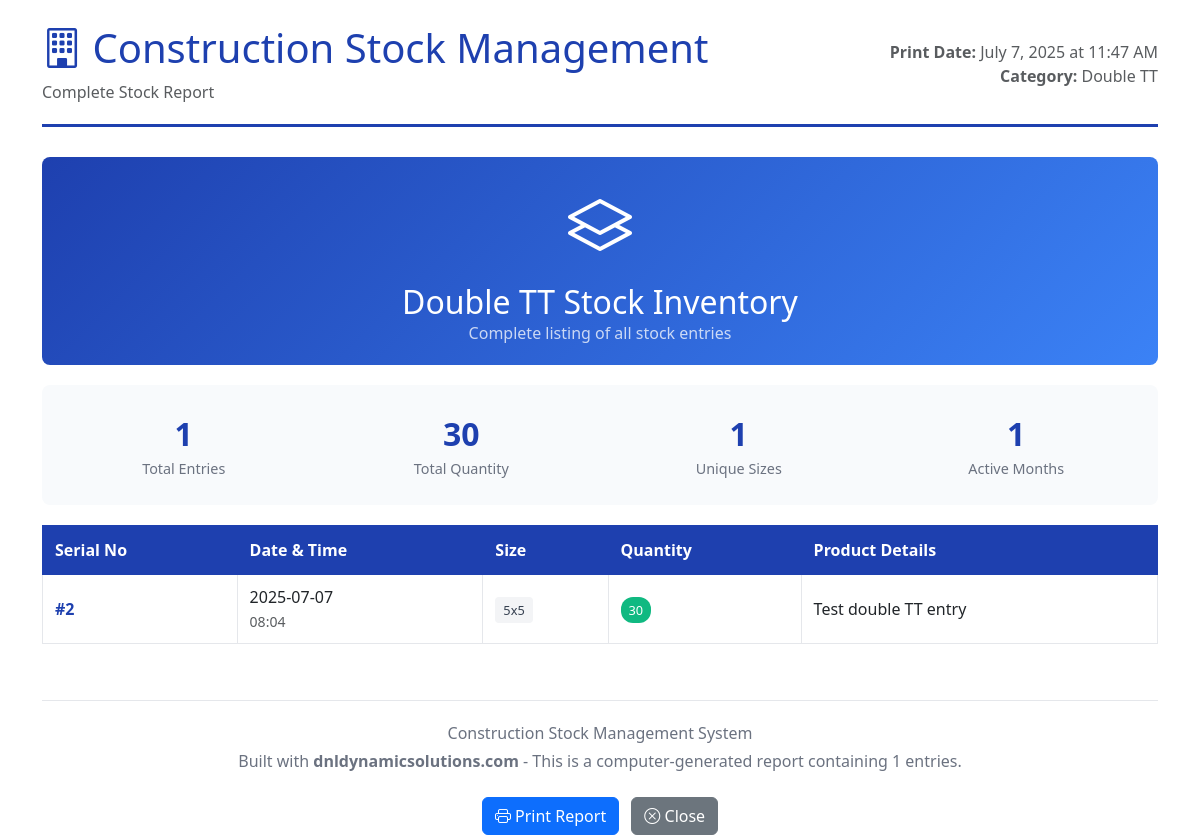
/print_category/double_tt (signed in), run on the app's committed database.
### models.py (models this page shows, shortened)
class StockEntry(db.Model):
    __tablename__ = 'stock_entries'
    CATEGORY_CHOICES = [
        ('goder', 'Goder'),
        ('double_tt', 'Double TT'),
        ('slop', 'Slop'),
        ('column', 'Column'),
        ('phhty', 'Phhty'),
        ('others', 'Others'),
    ]
    serial_no = db.Column(db.Integer, primary_key=True, autoincrement=True)
    category = db.Column(db.String(20), nullable=False)
    size = db.Column(db.String(100), nullable=False)
    quantity = db.Column(db.Integer, nullable=False)
    product_details = db.Column(db.Text, nullable=True)
    timestamp = db.Column(db.DateTime, default=datetime.utcnow)

### routes.py (the view)
@app.route('/print_category/<category_name>')
@login_required
def print_category(category_name):
    if category_name not in CATEGORIES:
        flash('Invalid category', 'error')
        return redirect(url_for('index'))
    entries = StockEntry.query.filter_by(category=category_name).order_by(StockEntry.timestamp.desc()).all()
    category_info = CATEGORIES[category_name]
    return render_template('print_category.html',
                         entries=entries,
                         category=category_name,
                         category_info=category_info)

### app.py (called while the page is built)
@login_manager.user_loader
def load_user(user_id):
    from models import User
    return User.query.get(int(user_id))

### routes.py (called while the page is built)
@app.template_filter('format_date')
def format_date(value):
    if value:
        return value.strftime('%Y-%m-%d')
    return ''

### templates/print_category.html (shortened to what this page needs)
<!DOCTYPE html>
<html lang="en">
<head>
    <link href="https://cdn.jsdelivr.net/npm/bootstrap@5.3.0/dist/css/bootstrap.min.css" rel="stylesheet">
    <link rel="stylesheet" href="https://cdn.jsdelivr.net/npm/bootstrap-icons@1.11.0/font/bootstrap-icons.css">
</head>
<body>
    <div class="container mt-4">
        <div class="print-header">
            <div class="row align-items-center">
                <div class="col-md-8">
                    <h1 class="company-logo">
                        <i class="bi bi-building"></i>
                        Construction Stock Management
                    </h1>
                    <p class="text-muted mb-0">Complete Stock Report</p>
                </div>
                <div class="col-md-4 text-end">
                    <div class="text-muted">
                        <div><strong>Print Date:</strong> <span id="printDate"></span></div>
                        <div><strong>Category:</strong> {{ category_info.name }}</div>
                    </div>
                </div>
            </div>
        </div>
        <div class="category-header text-center">
            <div class="category-icon"><i class="{{ category_info.icon }} text-white" style="font-size: 4rem;"></i></div>
            <h2 class="mb-0">{{ category_info.name }} Stock Inventory</h2>
            <p class="mb-0 opacity-75">Complete listing of all stock entries</p>
        </div>
        <div class="stats-row">
            <div class="row">
                <div class="col-md-3 col-6">
                    <div class="stat-item">
                        <div class="stat-number">{{ entries|length }}</div>
                        <div class="stat-label">Total Entries</div>
                    </div>
                </div>
                <div class="col-md-3 col-6">
                    <div class="stat-item">
                        <div class="stat-number">{{ entries|sum(attribute='quantity') or 0 }}</div>
                        <div class="stat-label">Total Quantity</div>
                    </div>
                </div>
                <div class="col-md-3 col-6">
                    <div class="stat-item">
                        <div class="stat-number">{{ entries|map(attribute='size')|unique|list|length }}</div>
                        <div class="stat-label">Unique Sizes</div>
                    </div>
                </div>
                <div class="col-md-3 col-6">
                    <div class="stat-item">
                        <div class="stat-number">
                            {% set months = [] %}
                            {{ months|length }}
                        </div>
                        <div class="stat-label">Active Months</div>
                    </div>
                </div>
            </div>
        </div>
        {% if entries %}
        <div class="table-responsive">
            <table class="table">
                <thead>
                    <tr>
                        <th>Serial No</th>
                        <th>Date & Time</th>
                        <th>Size</th>
                        <th>Quantity</th>
                        <th>Product Details</th>
                    </tr>
                </thead>
                <tbody>
                    {% for entry in entries %}
                    <tr>
                        <td>
                            <span class="serial-number">#{{ entry.serial_no }}</span>
                        </td>
                        <td>
                            <div>{{ entry.timestamp|format_date }}</div>
                            <small class="text-muted">{{ entry.timestamp.strftime('%H:%M') }}</small>
                        </td>
                        <td>
                            <span class="size-badge">{{ entry.size }}</span>
                        </td>
                        <td>
                            <span class="quantity-badge">{{ entry.quantity }}</span>
                        </td>
                        <td>
                            <div style="max-width: 200px; word-wrap: break-word;">
                                {{ entry.product_details if entry.product_details else '-' }}
                            </div>
                        </td>
                    </tr>
                    {% endfor %}
                </tbody>
            </table>
        </div>
        {% else %}
        <div class="empty-state">
            <i class="bi bi-inbox"></i>
            <h4>No Stock Entries Found</h4>
            <p>There are currently no stock entries for {{ category_info.name }} category.</p>
        </div>
        {% endif %}
        <div class="print-footer">
            <p class="mb-1">Construction Stock Management System</p>
            <p class="mb-0">Built with <strong>dnldynamicsolutions.com</strong> - This is a computer-generated report containing {{ entries|length }} entries.</p>
        </div>
        <div class="text-center mt-4 no-print">
            <button onclick="window.print()" class="btn btn-primary me-2">
                <i class="bi bi-printer"></i> Print Report
            </button>
            <button onclick="window.close()" class="btn btn-secondary">
                <i class="bi bi-x-circle"></i> Close
            </button>
        </div>
    </div>
</body>
</html>

### templates/print_category.html (style rules this page uses)
body { font-family: 'Segoe UI', Tahoma, Geneva, Verdana, sans-serif; background: white; color: #333; }
.print-header { border-bottom: 3px solid #1e40af; padding-bottom: 20px; margin-bottom: 30px; }
.company-logo { font-size: 2.5rem; color: #1e40af; }
.category-header { background: linear-gradient(135deg, #1e40af 0%, #3b82f6 100%); color: white; padding: 20px; border-radius: 8px; margin-bottom: 20px; }
.category-icon { font-size: 3rem; margin-bottom: 10px; }
.stats-row { background: #f8fafc; padding: 15px; border-radius: 8px; margin-bottom: 20px; }
.stat-item { text-align: center; padding: 10px; }
.stat-number { font-size: 2rem; font-weight: bold; color: #1e40af; }
.stat-label { color: #6b7280; font-size: 0.9rem; }
.table { border-collapse: collapse; width: 100%; }
.table th { background-color: #1e40af; color: white; font-weight: 600; padding: 12px; text-align: left; border: 1px solid #1e40af; }
.table td { padding: 10px 12px; border: 1px solid #e5e7eb; vertical-align: middle; }
.serial-number { font-weight: bold; color: #1e40af; }
.quantity-badge { background: #10b981; color: white; padding: 4px 8px; border-radius: 12px; font-size: 0.8rem; font-weight: 500; }
.size-badge { background: #f3f4f6; color: #374151; padding: 4px 8px; border-radius: 4px; font-size: 0.8rem; }
.print-footer { text-align: center; margin-top: 40px; padding-top: 20px; border-top: 1px solid #e5e7eb; color: #6b7280; }

### data on the page
StockEntry: serial_no "2", timestamp "2025-07-07", timestamp "08:04", size "5x5", quantity "30", product_details "Test double TT entry"

### other printed values
{{ category_info.name }} "Double TT"
{{ entries|length }} "1"
{{ entries|sum(attribute='quantity') or 0 }} "30"
{{ entries|map(attribute='size')|unique|list|length }} "1"
{{ months|length }} "1"
